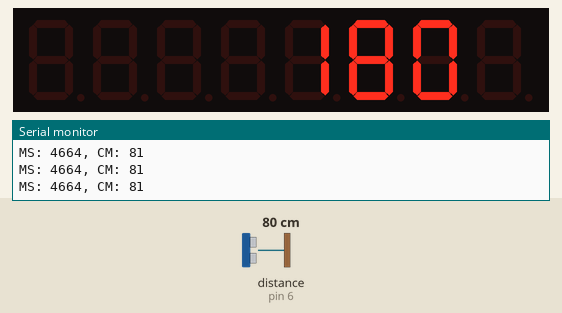
Recording of a sketch running on a simulated Arduino Uno, built with avr-gcc and run on an emulated ATmega328P. Shown: 8-digit seven-segment display, the last lines printed to the serial monitor. Inputs (shaded band) come from the test bench; at power-on: distance to the obstacle (sensor on pin 6) 80 cm. The echo pulse lasts 58.3 µs per cm.

Above: at 1.2 s.
1.3 s: distance to the obstacle (sensor on pin 6) set to 2 cm
At 2.2 s:
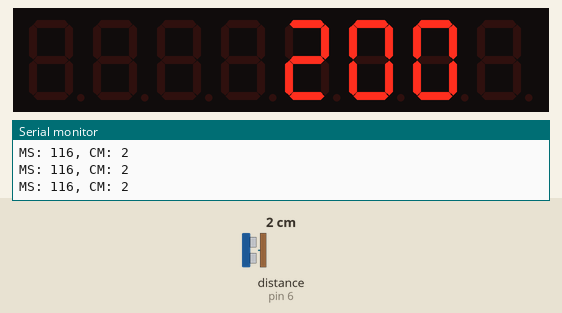
3.0 s: distance to the obstacle (sensor on pin 6) set to 4 cm
At 4.4 s:
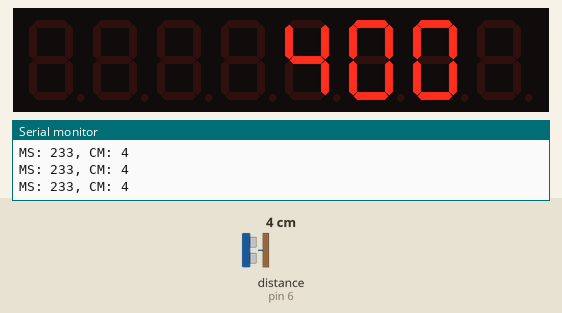
4.7 s: distance to the obstacle (sensor on pin 6) set to 9 cm
Timing chart, 0 to 7.7 s (numbered marks = the images above; inputs shaded):
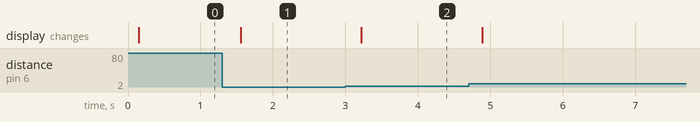

Measured:
- after the input at 1.3 s, the display: changes after 0.26 s (image 1)
- after the input at 3.0 s, the display: changes after 0.22 s (image 2)

The sketch:

UltrasonicDistance4Digit7SegV3_ino.ino
```cpp
#include "NewPing.h"
#include "LedControl.h"

LedControl lc=LedControl(12,11,10,4);
/*
 * Pin 12 is connected to the DATA IN-pin of the first MAX7221
 * Pin 11 is connected to the CLK-pin of the first MAX7221
 * Pin 10 is connected to the LOAD(/CS)-pin of the first MAX7221
*/
#define TRIGGER_PIN  7
#define ECHO_PIN     6
#define MAX_DISTANCE 300

int pizoPin = 9;


NewPing sonar(TRIGGER_PIN, ECHO_PIN, MAX_DISTANCE);

void setup()
  {
    Serial.begin(9600);

    //setting up the display
    lc.shutdown(0,false);
    lc.setIntensity(0,8);
    lc.clearDisplay(0);
  }

void loop()
  {
    int avgUSec = sonar.ping_median(5); //Getting the average microseconds between pings

    int cm = sonar.convert_cm(avgUSec); //Converting the average mircoseconds to centimeters

    //Writing to Serial
    Serial.print("MS: ");
    Serial.print(avgUSec);
    Serial.print(", CM: ");
    Serial.println(cm);

    //writing to display
    lc.setDigit(0,1,cm/100,false);
    lc.setDigit(0,2,(cm%100)/10,false);
    lc.setDigit(0,3,(cm%100)%10,false);

    /*int toneVal = map(cm, 0, 250, 2500, 100); // Sets the tone for the Pizo
    int delayVal = map(cm, 0, 250, 1000, 50); // Sets the delay between Pizo beeps

    tone(9, delayVal, 10);*/

    delay(20);
  }
```
